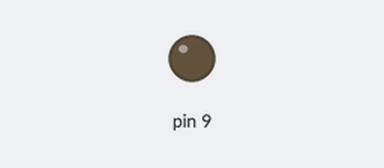
This sketch was run on a simulated Arduino Uno, built with avr-gcc and run on an emulated ATmega328P. On the bench: output pins drawn as LEDs (lit = HIGH).

Above: at 0.05 s.
At 9.45 s:
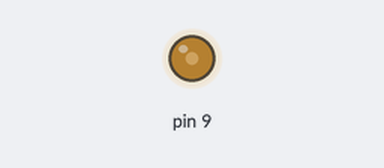
At 19.95 s:
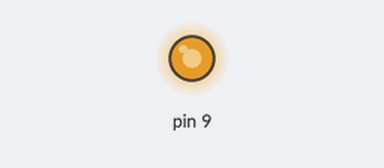
At 39.85 s:
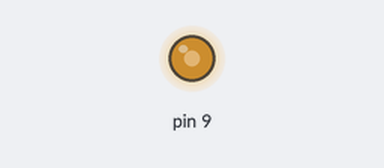
Timing chart, 0 to 40.0 s (numbered marks = the images above):
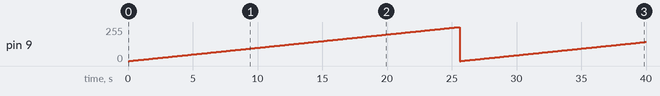

Measured:
- by itself, pin 9: 0/255 → 1/255 at 0.10 s, → 2/255 0.10 s later, → 3/255 0.10 s later, → 4/255 0.10 s later, … (399 changes in this stretch)

The sketch:

Analog-Write.ino
```cpp
void setup() {
  pinMode(9, OUTPUT);

}

void loop() {
  for (int i=0; i<256; i++){
    analogWrite(9, i);
    delay(100);
  }
}
```
